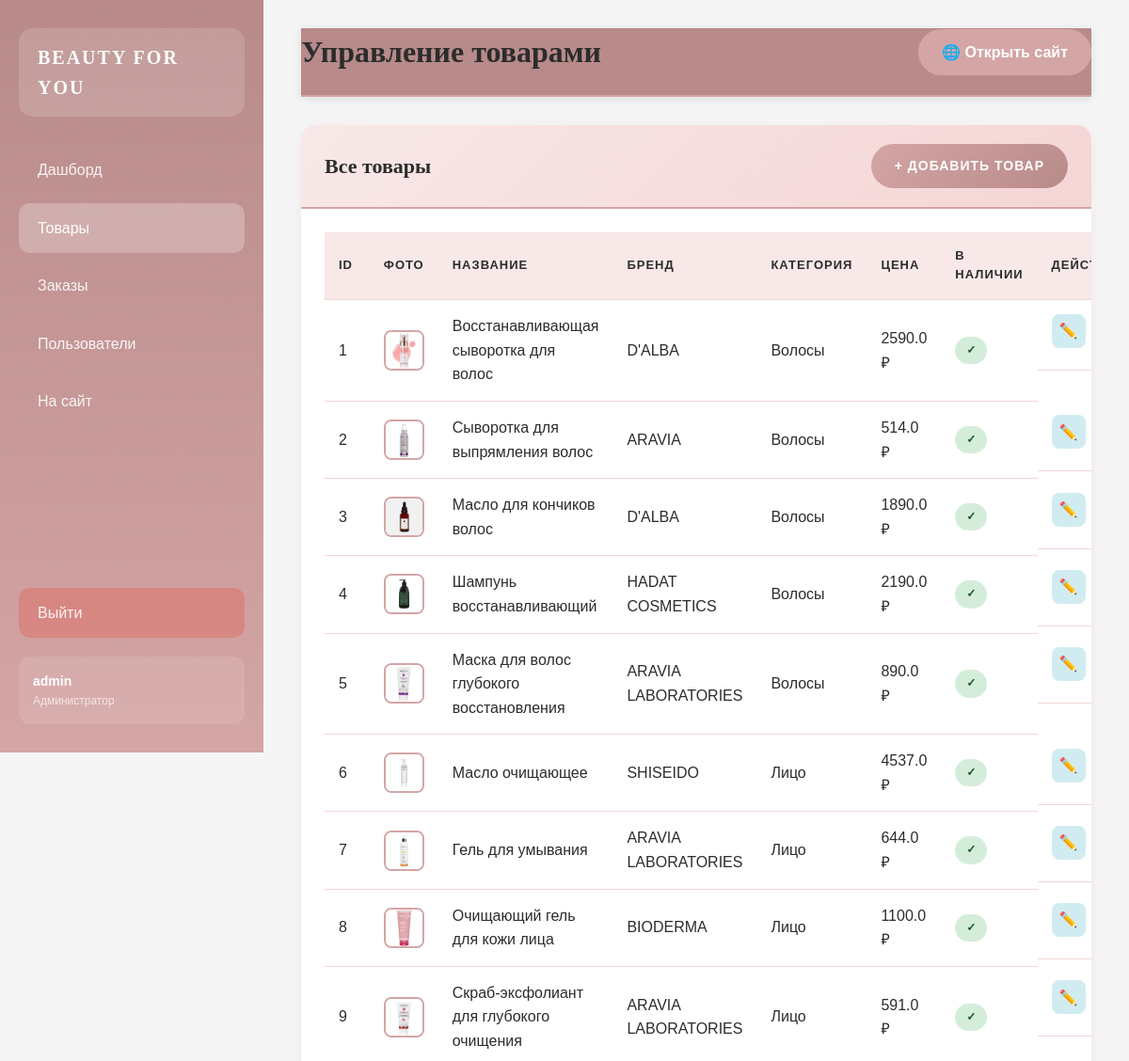
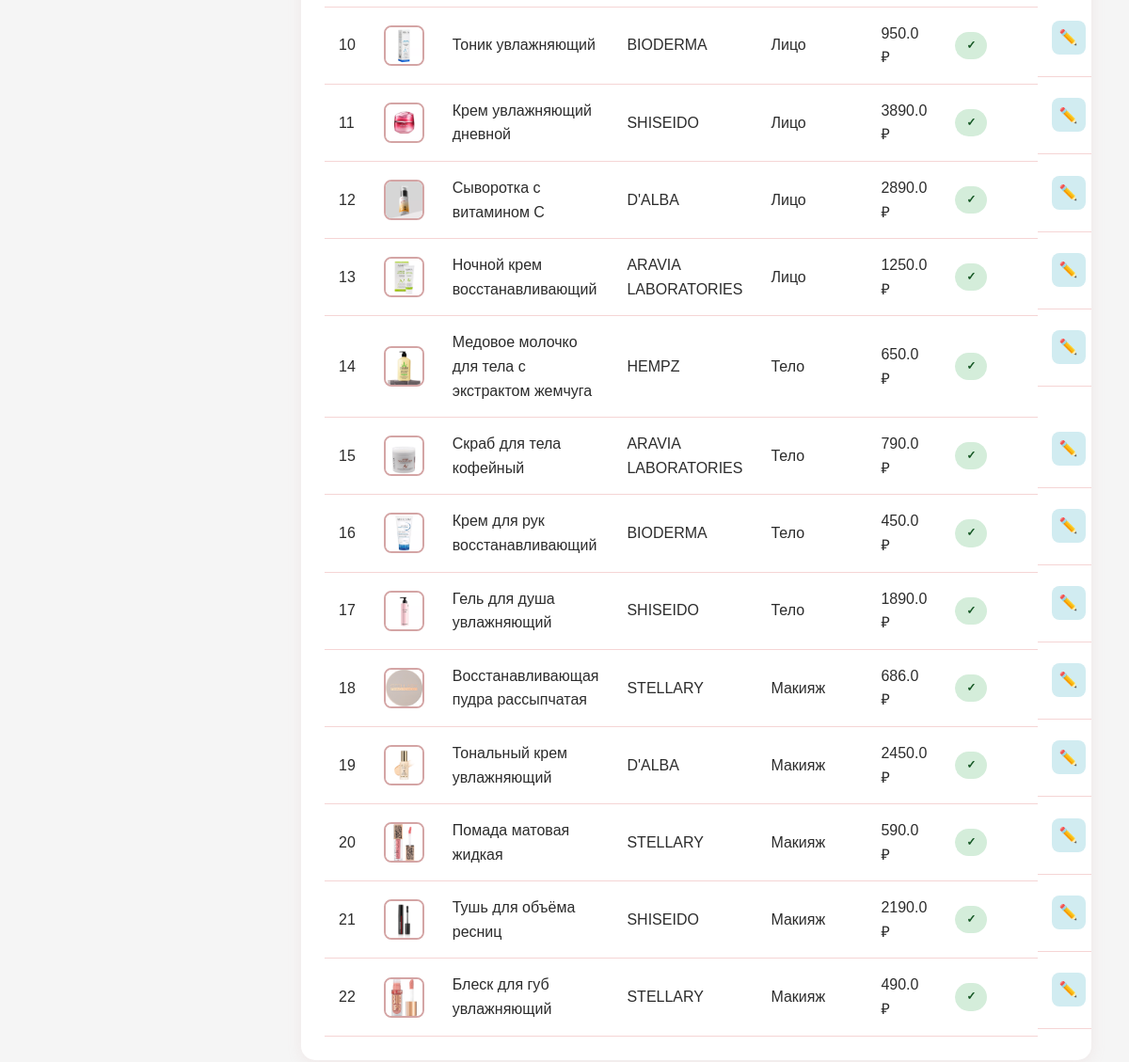
The app's page /admin/products (signed in) with its own data (2 pictures, top to bottom).
### app.py (models this page shows, shortened)
class User(UserMixin, db.Model):
    __tablename__ = 'user'
    id = db.Column(db.Integer, primary_key=True)
    username = db.Column(db.String(80), unique=True, nullable=False)
    email = db.Column(db.String(120), unique=True, nullable=False)
    phone = db.Column(db.String(20), unique=True, nullable=True)
    password = db.Column(db.String(200), nullable=False)
    is_admin = db.Column(db.Boolean, default=False)
    created_at = db.Column(db.DateTime, default=datetime.utcnow)
    cart_items = db.relationship('CartItem', back_populates='user', lazy=True, cascade='all, delete-orphan')
    orders = db.relationship('Order', back_populates='user', lazy=True)

class Product(db.Model):
    __tablename__ = 'product'
    id = db.Column(db.Integer, primary_key=True)
    name = db.Column(db.String(200), nullable=False)
    brand = db.Column(db.String(100), nullable=False)
    category = db.Column(db.String(50), nullable=False)
    price = db.Column(db.Float, nullable=False)
    old_price = db.Column(db.Float)
    image = db.Column(db.String(200), default='default.jpg')
    images_list = db.Column(db.Text)
    description = db.Column(db.Text)
    composition = db.Column(db.Text)
    usage = db.Column(db.Text)
    in_stock = db.Column(db.Boolean, default=True)
    created_at = db.Column(db.DateTime, default=datetime.utcnow)

### app.py (the view)
@app.route('/admin/products')
@login_required
def admin_products():
    if not current_user.is_admin:
        flash('❌ Доступ запрещён', 'error')
        return redirect(url_for('index'))
    products = Product.query.order_by(Product.created_at.desc()).all()
    return render_template('admin/products.html', products=products)

### app.py (called while the page is built)
@login_manager.user_loader
def load_user(user_id):
    return User.query.get(int(user_id))

### templates/admin/products.html (shortened to what this page needs)
{% extends 'admin/base.html' %}
{% block page_title %}Управление товарами{% endblock %}
{% block content %}
<div class="admin-card">
    <div class="admin-card-header">
        <h2>Все товары</h2>
        <a href="{{ url_for('admin_product_add') }}" class="btn-primary">+ Добавить товар</a>
    </div>
    <div class="admin-card-body">
        <table class="admin-table">
            <thead>
                <tr>
                    <th>ID</th>
                    <th>Фото</th>
                    <th>Название</th>
                    <th>Бренд</th>
                    <th>Категория</th>
                    <th>Цена</th>
                    <th>В наличии</th>
                    <th>Действия</th>
                </tr>
            </thead>
            <tbody>
                {% for product in products %}
                <tr>
                    <td>{{ product.id }}</td>
                    <td>
                        {% if product.image %}
                            <img src="{{ url_for('static', filename='images/products/' + product.image) }}" alt="{{ product.name }}" class="product-thumb">
                        {% else %}
                            <div class="product-thumb-placeholder">📷</div>
                        {% endif %}
                    </td>
                    <td>{{ product.name }}</td>
                    <td>{{ product.brand }}</td>
                    <td>{{ product.category }}</td>
                    <td>{{ product.price }} ₽</td>
                    <td>
                        {% if product.in_stock %}
                            <span class="status-badge status-success">✓</span>
                        {% else %}
                            <span class="status-badge status-danger">✕</span>
                        {% endif %}
                    </td>
                    <td class="admin-actions">
                        <a href="{{ url_for('admin_product_edit', product_id=product.id) }}" class="btn-icon btn-edit" title="Редактировать">✏️</a>
                    </td>
                </tr>
                {% endfor %}
            </tbody>
        </table>
    </div>
</div>
{% endblock %}

### templates/admin/base.html (shortened to what this page needs)
<!DOCTYPE html>
<html lang="ru">
<head>
    <link rel="stylesheet" href="{{ url_for('static', filename='style.css') }}">
    <link rel="stylesheet" href="{{ url_for('static', filename='admin.css') }}">
</head>
<body class="admin-body">
    <aside class="admin-sidebar">
        <div class="admin-logo">
            <span class="logo-text">BEAUTY FOR YOU</span>
        </div>
        <nav class="admin-nav">
            <a href="{{ url_for('admin') }}" class="admin-nav-link {% if request.endpoint == 'admin' %}active{% endif %}">
                <span>Дашборд</span>
            </a>
            <a href="{{ url_for('admin_products') }}" class="admin-nav-link {% if 'product' in request.endpoint %}active{% endif %}">
                <span>Товары</span>
            </a>
            <a href="{{ url_for('admin_orders') }}" class="admin-nav-link {% if 'order' in request.endpoint %}active{% endif %}">
                <span>Заказы</span>
            </a>
            <a href="{{ url_for('admin_users') }}" class="admin-nav-link {% if 'user' in request.endpoint %}active{% endif %}">
                <span>Пользователи</span>
            </a>
            <a href="{{ url_for('index') }}" class="admin-nav-link" target="_blank">
                <span>На сайт</span>
            </a>
            <a href="{{ url_for('logout') }}" class="admin-nav-link logout">
                <span>Выйти</span>
            </a>
        </nav>
        <div class="admin-user-info">
            <div class="user-details">
                <span class="user-name">{{ current_user.username }}</span>
                <span class="user-role">Администратор</span>
            </div>
        </div>
    </aside>
    <main class="admin-main">
        <header class="admin-header">
            <h1 class="admin-title">{% block page_title %}Админ-панель{% endblock %}</h1>
            <div class="admin-header-actions">
                <a href="{{ url_for('index') }}" class="btn-site" target="_blank">🌐 Открыть сайт</a>
            </div>
        </header>
        <div class="admin-content">
            {% block content %}{% endblock %}
        </div>
    </main>
</body>
</html>

### static/admin.css (style rules this page uses)
.admin-body { display: flex; min-height: 100vh; background: #F5F5F5; }
.admin-sidebar { width: 280px; background: linear-gradient(180deg, #B88A8A 0%, #D4A5A5 100%); padding: 30px 20px; display: flex; flex-direction: column; position: fixed; height: 100vh; overflow-y: auto; }
.admin-logo { display: flex; align-items: center; gap: 12px; padding: 15px 20px; background: rgba(255, 255, 255, 0.15); border-radius: 15px; margin-bottom: 30px; }
.admin-logo .logo-text { font-family: 'Cormorant Garamond', serif; font-size: 20px; font-weight: 700; color: #FFFFFF; letter-spacing: 2px; }
.admin-nav { display: flex; flex-direction: column; gap: 8px; flex: 1; }
.admin-nav-link { display: flex; align-items: center; gap: 12px; padding: 14px 20px; color: rgba(255, 255, 255, 0.9); text-decoration: none; border-radius: 12px; transition: all 0.3s ease; font-weight: 500; }
.admin-nav-link.active { background: rgba(255, 255, 255, 0.25); color: #FFFFFF; }
.admin-nav-link.logout { margin-top: auto; background: rgba(231, 76, 60, 0.3); }
.admin-user-info { display: flex; align-items: center; gap: 12px; padding: 15px; background: rgba(255, 255, 255, 0.1); border-radius: 12px; margin-top: 20px; }
.user-details { display: flex; flex-direction: column; }
.user-name { font-size: 14px; font-weight: 600; color: #FFFFFF; }
.user-role { font-size: 12px; color: rgba(255, 255, 255, 0.7); }
.admin-main { flex: 1; margin-left: 280px; padding: 30px 40px; }
.admin-header { display: flex; justify-content: space-between; align-items: center; margin-bottom: 30px; padding-bottom: 20px; border-bottom: 2px solid #D4A5A5; }
.admin-title { font-family: 'Cormorant Garamond', serif; font-size: 32px; color: #2C2C2C; font-weight: 600; }
.btn-site { display: inline-flex; align-items: center; gap: 8px; padding: 12px 25px; background: #D4A5A5; color: #FFFFFF; border-radius: 25px; text-decoration: none; font-weight: 600; transition: all 0.3s ease; }
.admin-card { background: #FFFFFF; border-radius: 15px; box-shadow: 0 4px 15px rgba(212, 165, 165, 0.15); margin-bottom: 30px; overflow: hidden; }
.admin-card-header { display: flex; justify-content: space-between; align-items: center; padding: 20px 25px; background: linear-gradient(135deg, #F8E8E8 0%, #F5D5D5 100%); border-bottom: 2px solid #D4A5A5; }
.admin-card-header h2 { font-family: 'Cormorant Garamond', serif; font-size: 22px; color: #2C2C2C; font-weight: 600; margin: 0; }
.admin-card-body { padding: 25px; }
.admin-table { width: 100%; border-collapse: collapse; }
.admin-table th, .admin-table td { padding: 15px; text-align: left; border-bottom: 1px solid #F5D5D5; }
.admin-table th { background: #F8E8E8; font-weight: 600; color: #2C2C2C; font-size: 13px; text-transform: uppercase; letter-spacing: 1px; }
.product-thumb { width: 50px; height: 50px; object-fit: cover; border-radius: 8px; border: 2px solid #D4A5A5; }
.status-badge { display: inline-block; padding: 5px 12px; border-radius: 15px; font-size: 12px; font-weight: 600; text-transform: uppercase; }
.status-success { background: #D4EDDA; color: #155724; }
.admin-actions { display: flex; gap: 8px; }
.btn-icon { display: inline-flex; align-items: center; justify-content: center; width: 36px; height: 36px; border: none; border-radius: 8px; cursor: pointer; font-size: 16px; transition: all 0.3s ease; text-decoration: none; }
.btn-edit { background: #D1ECF1; color: #0C5460; }
.btn-primary { display: inline-flex; align-items: center; gap: 8px; padding: 12px 25px; background: linear-gradient(135deg, #D4A5A5, #B88A8A); color: #FFFFFF; border: none; border-radius: 25px; font-size: 14px; font-weight: 600; cursor: pointer; text-decoration: none; transition: all 0.3s ease; }

### records on screen
User: username "admin"
Product: id "1", image (picture), name "Восстанавливающая сыворотка для волос", brand "D'ALBA", category "Волосы", price "2590.0"
Product: id "2", image (picture), name "Сыворотка для выпрямления волос", brand "ARAVIA", category "Волосы", price "514.0"
Product: id "3", image (picture), name "Масло для кончиков волос", brand "D'ALBA", category "Волосы", price "1890.0"
Product: id "4", image (picture), name "Шампунь восстанавливающий", brand "HADAT COSMETICS", category "Волосы", price "2190.0"
Product: id "5", image (picture), name "Маска для волос глубокого восстановления", brand "ARAVIA LABORATORIES", category "Волосы", price "890.0"
Product: id "6", image (picture), name "Масло очищающее", brand "SHISEIDO", category "Лицо", price "4537.0"
Product: id "7", image (picture), name "Гель для умывания", brand "ARAVIA LABORATORIES", category "Лицо", price "644.0"
Product: id "8", image (picture), name "Очищающий гель для кожи лица", brand "BIODERMA", category "Лицо", price "1100.0"
Product: id "9", image (picture), name "Скраб-эксфолиант для глубокого очищения", brand "ARAVIA LABORATORIES", category "Лицо", price "591.0"
Product: id "10", image (picture), name "Тоник увлажняющий", brand "BIODERMA", category "Лицо", price "950.0"
Product: id "11", image (picture), name "Крем увлажняющий дневной", brand "SHISEIDO", category "Лицо", price "3890.0"
Product: id "12", image (picture), name "Сыворотка с витамином С", brand "D'ALBA", category "Лицо", price "2890.0"
Product: id "13", image (picture), name "Ночной крем восстанавливающий", brand "ARAVIA LABORATORIES", category "Лицо", price "1250.0"
Product: id "14", image (picture), name "Медовое молочко для тела с экстрактом жемчуга", brand "HEMPZ", category "Тело", price "650.0"
Product: id "15", image (picture), name "Скраб для тела кофейный", brand "ARAVIA LABORATORIES", category "Тело", price "790.0"
Product: id "16", image (picture), name "Крем для рук восстанавливающий", brand "BIODERMA", category "Тело", price "450.0"
Product: id "17", image (picture), name "Гель для душа увлажняющий", brand "SHISEIDO", category "Тело", price "1890.0"
Product: id "18", image (picture), name "Восстанавливающая пудра рассыпчатая", brand "STELLARY", category "Макияж", price "686.0"
Product: id "19", image (picture), name "Тональный крем увлажняющий", brand "D'ALBA", category "Макияж", price "2450.0"
Product: id "20", image (picture), name "Помада матовая жидкая", brand "STELLARY", category "Макияж", price "590.0"
Product: id "21", image (picture), name "Тушь для объёма ресниц", brand "SHISEIDO", category "Макияж", price "2190.0"
Product: id "22", image (picture), name "Блеск для губ увлажняющий", brand "STELLARY", category "Макияж", price "490.0"
